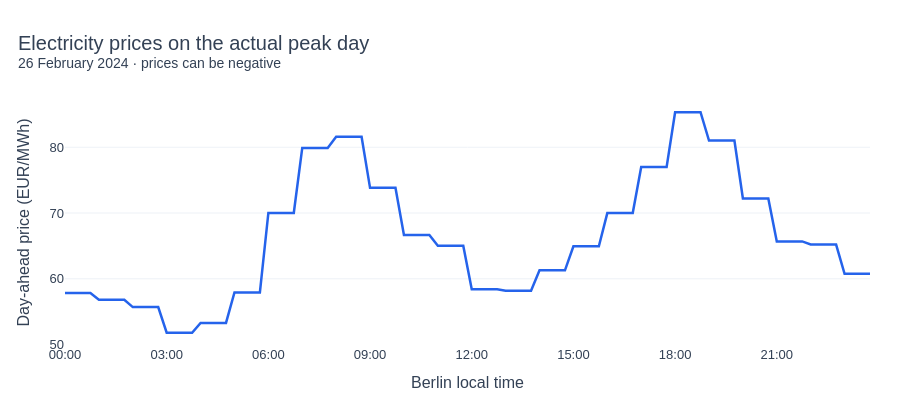

Here is the notebook cell this chart was saved with:
### Markdown cell above
### 💶 5. Could cheaper timing help?
We use prices on the **actual peak day**. A four-hour measured profile is moved through that day's available prices without changing its energy. Gaps prevent a profile from being used. This is a what-if calculation, not an approved schedule.

### Code cell
selected_day = df.filter(pl.col("Date") == peak_date).sort("WsDateTime")
fig_prices = go.Figure(go.Scatter(x=clock(selected_day["WsDateTime"]),
    y=selected_day["DayAhead_Price_EUR_MWh"].to_list(), mode="lines", line=dict(color=BLUE, width=2.5), connectgaps=False))
fig_prices.update_xaxes(title="Berlin local time", tickformat="%H:%M")
fig_prices.update_yaxes(title="Day-ahead price (EUR/MWh)")
fig_prices.update_layout(showlegend=False)
polish(fig_prices, "Electricity prices on the actual peak day", peak_local.strftime("%d %B %Y") + " · prices can be negative")
valid_prices = selected_day["DayAhead_Price_EUR_MWh"].drop_nulls().filter(selected_day["DayAhead_Price_EUR_MWh"].drop_nulls().is_finite())
price_spread = float(valid_prices.max() - valid_prices.min()) if len(valid_prices) else None
report(f"The available prices vary by **{number(price_spread)} EUR/MWh** on this day.\nA price difference can create a timing opportunity, but only if production rules allow the work to move.")

### Figure 1 — Plotly figure (JSON) as saved in the notebook; plotly's stock layout.template omitted (floating-point values rounded to 4 significant figures)
{"data": [{"connectgaps": false, "line": {"color": "#2563eb", "width": 2.5}, "mode": "lines", "type": "scatter", "x": ["2024-02-26 00:00:00", "2024-02-26 00:15:00", "2024-02-26 00:30:00", "2024-02-26 00:45:00", "2024-02-26 01:00:00", "2024-02-26 01:15:00", "2024-02-26 01:30:00", "2024-02-26 01:45:00", "2024-02-26 02:00:00", "2024-02-26 02:15:00", "2024-02-26 02:30:00", "2024-02-26 02:45:00", "2024-02-26 03:00:00", "2024-02-26 03:15:00", "2024-02-26 03:30:00", "2024-02-26 03:45:00", "2024-02-26 04:00:00", "2024-02-26 04:15:00", "2024-02-26 04:30:00", "2024-02-26 04:45:00", "2024-02-26 05:00:00", "2024-02-26 05:15:00", "2024-02-26 05:30:00", "2024-02-26 05:45:00", "2024-02-26 06:00:00", "2024-02-26 06:15:00", "2024-02-26 06:30:00", "2024-02-26 06:45:00", "2024-02-26 07:00:00", "2024-02-26 07:15:00", "2024-02-26 07:30:00", "2024-02-26 07:45:00", "2024-02-26 08:00:00", "2024-02-26 08:15:00", "2024-02-26 08:30:00", "2024-02-26 08:45:00", "2024-02-26 09:00:00", "2024-02-26 09:15:00", "2024-02-26 09:30:00", "2024-02-26 09:45:00", "2024-02-26 10:00:00", "2024-02-26 10:15:00", "2024-02-26 10:30:00", "2024-02-26 10:45:00", "2024-02-26 11:00:00", "2024-02-26 11:15:00", "2024-02-26 11:30:00", "2024-02-26 11:45:00", "2024-02-26 12:00:00", "2024-02-26 12:15:00", "2024-02-26 12:30:00", "2024-02-26 12:45:00", "2024-02-26 13:00:00", "2024-02-26 13:15:00", "2024-02-26 13:30:00", "2024-02-26 13:45:00", "2024-02-26 14:00:00", "2024-02-26 14:15:00", "2024-02-26 14:30:00", "2024-02-26 14:45:00", "2024-02-26 15:00:00", "2024-02-26 15:15:00", "2024-02-26 15:30:00", "2024-02-26 15:45:00", "2024-02-26 16:00:00", "2024-02-26 16:15:00", "2024-02-26 16:30:00", "2024-02-26 16:45:00", "2024-02-26 17:00:00", "2024-02-26 17:15:00", "2024-02-26 17:30:00", "2024-02-26 17:45:00", "2024-02-26 18:00:00", "2024-02-26 18:15:00", "2024-02-26 18:30:00", "2024-02-26 18:45:00", "2024-02-26 19:00:00", "2024-02-26 19:15:00", "2024-02-26 19:30:00", "2024-02-26 19:45:00", "2024-02-26 20:00:00", "2024-02-26 20:15:00", "2024-02-26 20:30:00", "2024-02-26 20:45:00", "2024-02-26 21:00:00", "2024-02-26 21:15:00", "2024-02-26 21:30:00", "2024-02-26 21:45:00", "2024-02-26 22:00:00", "2024-02-26 22:15:00", "2024-02-26 22:30:00", "2024-02-26 22:45:00", "2024-02-26 23:00:00", "2024-02-26 23:15:00", "2024-02-26 23:30:00", "2024-02-26 23:45:00"], "y": [57.83, 57.83, 57.83, 57.83, 56.82, 56.82, 56.82, 56.82, 55.7, 55.7, 55.7, 55.7, 51.8, 51.8, 51.8, 51.8, 53.3, 53.3, 53.3, 53.3, 57.92, 57.92, 57.92, 57.92, 70.02, 70.02, 70.02, 70.02, 79.9, 79.9, 79.9, 79.9, 81.6, 81.6, 81.6, 81.6, 73.83, 73.83, 73.83, 73.83, 66.65, 66.65, 66.65, 66.65, 65.03, 65.03, 65.03, 65.03, 58.42, 58.42, 58.42, 58.42, 58.19, 58.19, 58.19, 58.19, 61.29, 61.29, 61.29, 61.29, 64.95, 64.95, 64.95, 64.95, 69.99, 69.99, 69.99, 69.99, 77, 77, 77, 77, 85.32, 85.32, 85.32, 85.32, 81.01, 81.01, 81.01, 81.01, 72.21, 72.21, 72.21, 72.21, 65.69, 65.69, 65.69, 65.69, 65.21, 65.21, 65.21, 65.21, 60.76, 60.76, 60.76, 60.76]}], "layout": {"bargap": 0.3, "font": {"color": "#334155", "family": "Arial", "size": 13}, "height": 410, "hoverlabel": {"bgcolor": "white"}, "legend": {"orientation": "h", "x": 0, "y": 1.01, "yanchor": "bottom"}, "margin": {"b": 65, "l": 65, "r": 30, "t": 100}, "paper_bgcolor": "white", "plot_bgcolor": "white", "showlegend": false, "title": {"font": {"size": 20}, "text": "Electricity prices on the actual peak day<br><sup>26 February 2024 · prices can be negative</sup>", "x": 0.02}, "xaxis": {"automargin": true, "showgrid": false, "tickformat": "%H:%M", "title": {"text": "Berlin local time"}, "zeroline": false}, "yaxis": {"automargin": true, "gridcolor": "#eef2f7", "title": {"text": "Day-ahead price (EUR/MWh)"}, "zeroline": false}}}
